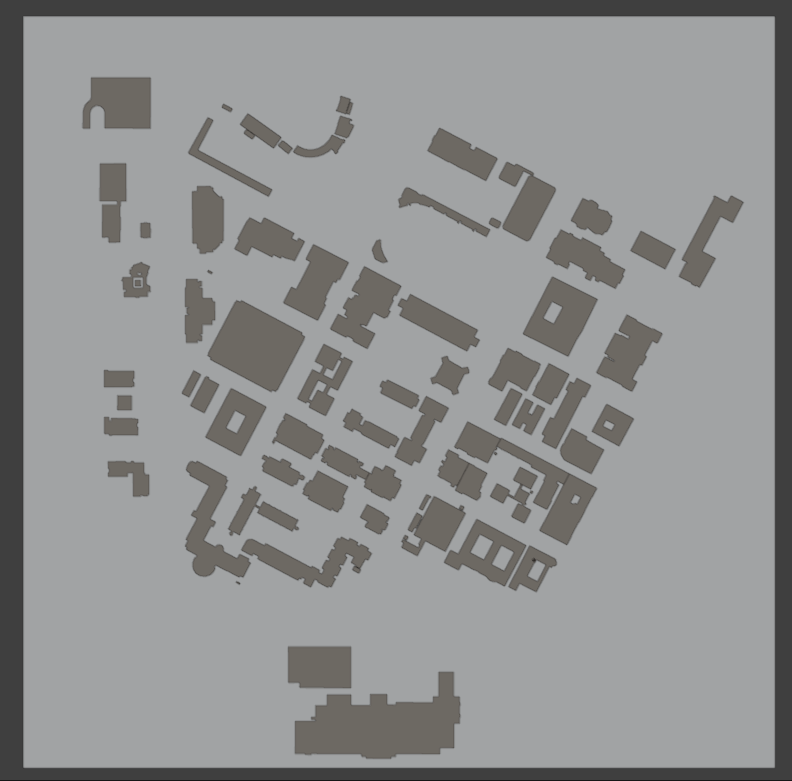
#> input picture Data/Boundary2dCity.png, 792 x 781 px, given in place of Boundary2dCity.pngBoundary2dCity.png, which was not available
$ python -i preprocess.py   (imports and definitions only)
#> lines starting #> are read from the running program, lines starting #| are printed output that depends on the picture; after the words box and inside, x2 and y2 are one past the last pixel; in counts of white or black regions, pixels touching at a corner belong together; pictures that were not available may be replaced by others from this repository, and a replacement may not be noted
import numpy as np
from sionna.rt import load_scene, Transmitter, PlanarArray
import cv2
import os
import sys

# [26 lines left out: function get_scene, not called in this run]

def get_city_map(root):
#> called with root = 'Boundary2dCity.png'
  image = cv2.imread(f"{root}Boundary2dCity.png")
#> image is the input picture: shape (781, 792, 3); mean B, G, R 144.6, 144.7, 143.8
  gray = cv2.cvtColor(image, cv2.COLOR_BGR2GRAY)
  gray[gray<118] = 0
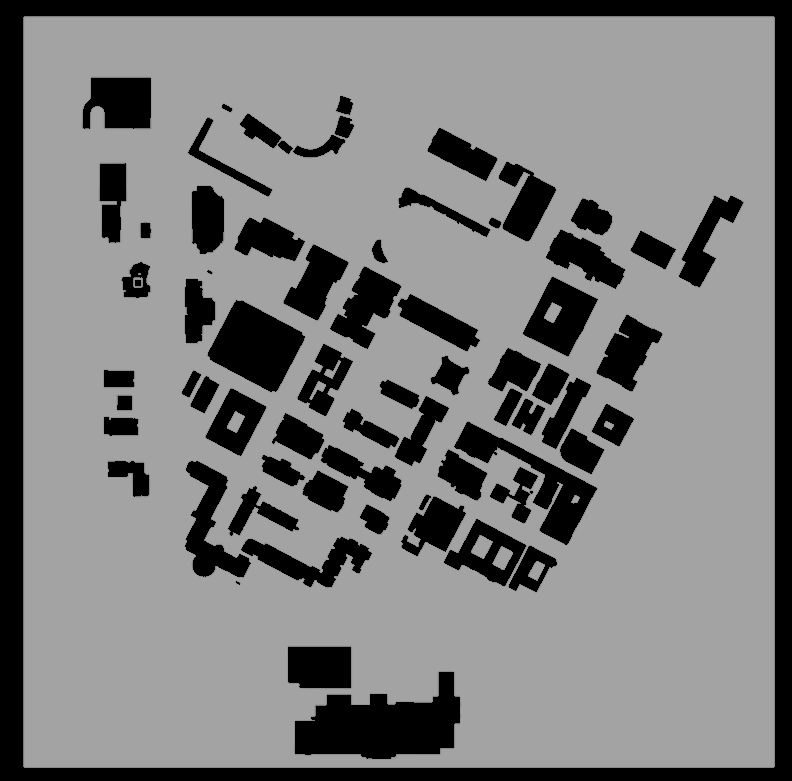
#> gray: shape (781, 792); min 0, max 163, mean 123.5
  gray[gray>=118] = 255
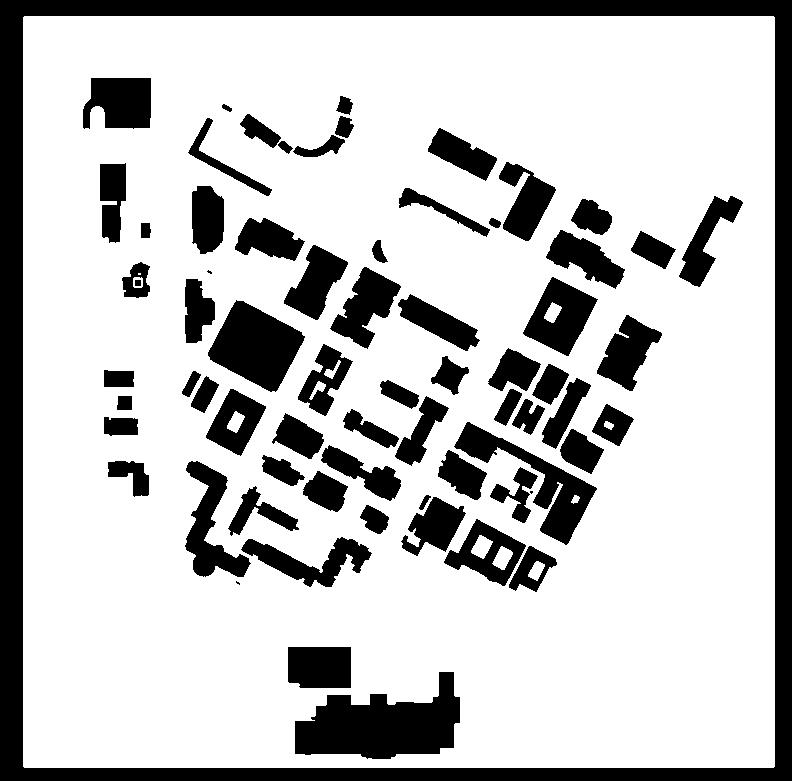
#> gray: shape (781, 792); 76.2% white; 70 black regions (3 under 20 px), largest, box (x1, y1, x2, y2) and area: (0, 0, 792, 781) 53052, (295, 672, 460, 759) 8755, (208, 300, 305, 392) 5242
  # Find contours in the image
  contours, _ = cv2.findContours(gray, cv2.RETR_EXTERNAL, cv2.CHAIN_APPROX_SIMPLE)
#> contours = 1 item

  # Get the bounding box of the largest contour
  x, y, w, h = cv2.boundingRect(contours[0])
#> x = 23; y = 16; w = 752; h = 752

  # Crop the image using the bounding box
  cropped_image = gray[y:y+h, x:x+w]
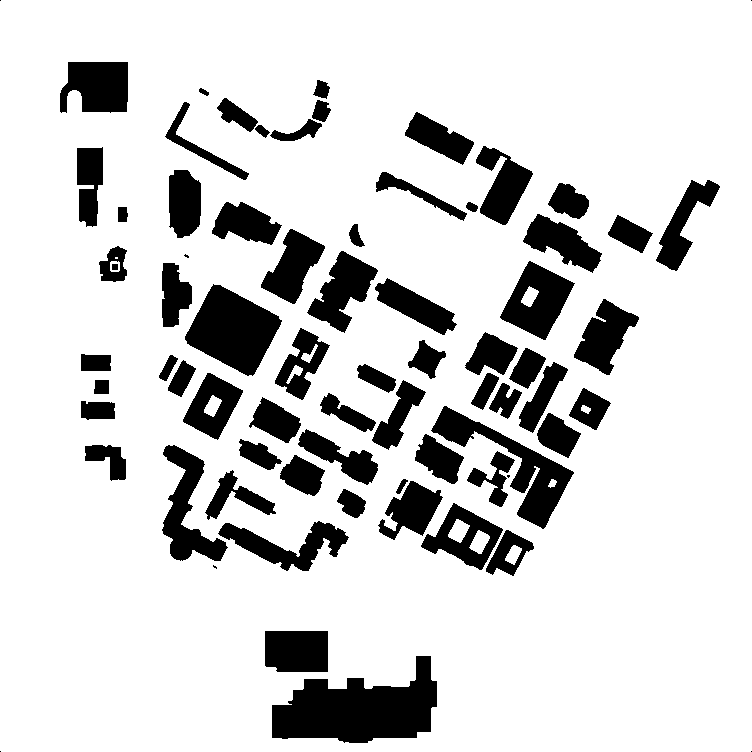
#> cropped_image: shape (752, 752); 83.3% white; 73 black regions (7 under 20 px), largest, box (x1, y1, x2, y2) and area: (272, 656, 437, 743) 8755, (185, 284, 282, 376) 5242, (431, 406, 574, 529) 4389

  return cropped_image

# [64 lines left out: functions augment_image, crop_image_with_tx, not called in this run]


# [64 lines not run here, left out]

>>> result = get_city_map('Boundary2dCity.png')
